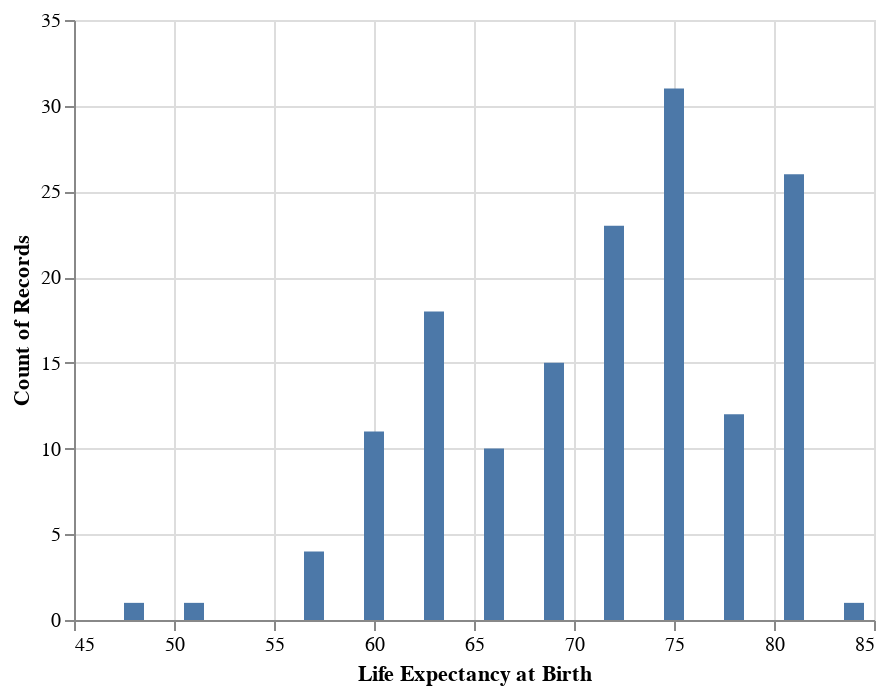

Notebook code for this chart:
### Markdown cell above
<!-- BEGIN QUESTION -->

### Question 0b. Bin transform

Follow the example above and make a histogram of life expectancies across the globe in 2019 using an explicit bin transform to create bins spanning three years.

(*Hint*: copy your solution to Question 0a and modify to use `.transform_bin(...)` instead of `alt.X(...)`.)

<!--
BEGIN QUESTION
name: q0_b
points: 1
manual: true
-->

### Code cell
# filter, bin, and plot
alt.Chart(
    data
).transform_filter(
    alt.FieldEqualPredicate(field = 'Year', 
                            equal = 2019)
).transform_bin(
    'Life Expectancy at Birth', # name to give binned variable
    field = 'Life Expectancy', # variable to bin
    bin = alt.Bin(step = 3) # binning parameters
).mark_bar(size = 10).encode(
    x = 'Life Expectancy at Birth:Q', 
    y = 'count()'
)

### Figure 1 — Vega-Lite specification as saved in the notebook (floating-point values rounded to 4 significant figures; data arrays with more than 128 entries replaced by an {"elided": "..."} marker saying what was removed)
{"config": {"view": {"continuousWidth": 400, "continuousHeight": 300}}, "data": {"name": "data-0e0d0d97d058483070f29e26f6991581"}, "mark": {"type": "bar", "size": 10}, "encoding": {"x": {"field": "Life Expectancy at Birth", "type": "quantitative"}, "y": {"aggregate": "count", "type": "quantitative"}}, "transform": [{"filter": {"equal": 2019, "field": "Year"}}, {"bin": {"step": 3}, "field": "Life Expectancy", "as": "Life Expectancy at Birth"}], "$schema": "https://vega.github.io/schema/vega-lite/v4.17.0.json", "datasets": {"data-0e0d0d97d058483070f29e26f6991581": {"elided": "620 records"}}}
